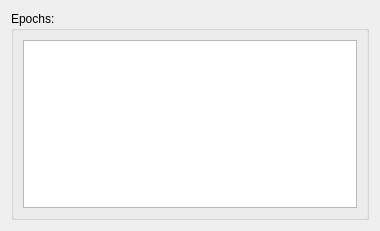
<?xml version="1.0" encoding="UTF-8"?>
<ui version="4.0">
 <class>Form</class>
 <widget class="QWidget" name="Form">
  <property name="geometry">
   <rect>
    <x>0</x>
    <y>0</y>
    <width>380</width>
    <height>231</height>
   </rect>
  </property>
  <property name="windowTitle">
   <string>Form</string>
  </property>
  <layout class="QGridLayout" name="gridLayout_2">
   <item row="0" column="0">
    <widget class="QGroupBox" name="groupBox">
     <property name="title">
      <string>Epochs:</string>
     </property>
     <layout class="QGridLayout" name="gridLayout">
      <item row="0" column="0">
       <widget class="QListWidget" name="listWidgetEpochs"/>
      </item>
     </layout>
    </widget>
   </item>
  </layout>
 </widget>
 <resources/>
 <connections/>
</ui>
